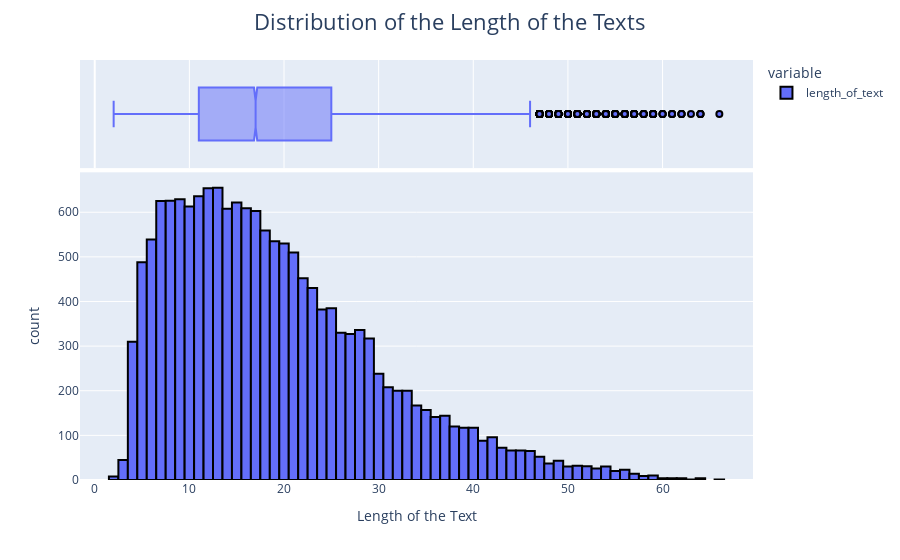

Here is the notebook cell this chart was saved with:
### Code cell
# Distribution of length of texts

train['length_of_text'] = [len(i.split(' ')) for i in train['text']]

fig = px.histogram(train['length_of_text'], marginal='box',
                   labels={"value": "Length of the Text"})

fig.update_traces(marker=dict(line=dict(color='#000000', width=2)))
fig.update_layout(title_text='Distribution of the Length of the Texts',
                  title_x=0.5, title_font=dict(size=22))
fig.show()

### Figure 1 — Plotly figure (JSON) as saved in the notebook; plotly's stock layout.template omitted (floating-point values rounded to 4 significant figures; data arrays with more than 128 entries replaced by an {"elided": "..."} marker saying what was removed)
{"data": [{"alignmentgroup": "True", "bingroup": "x", "hovertemplate": "variable=length_of_text<br>Length of the Text=%{x}<br>count=%{y}<extra></extra>", "legendgroup": "length_of_text", "marker": {"color": "#636efa", "line": {"color": "#000000", "width": 2}}, "name": "length_of_text", "offsetgroup": "length_of_text", "orientation": "v", "showlegend": true, "type": "histogram", "x": {"elided": "16000 int values"}, "xaxis": "x", "yaxis": "y"}, {"alignmentgroup": "True", "hovertemplate": "variable=length_of_text<br>Length of the Text=%{x}<extra></extra>", "legendgroup": "length_of_text", "marker": {"color": "#636efa", "line": {"color": "#000000", "width": 2}}, "name": "length_of_text", "notched": true, "offsetgroup": "length_of_text", "showlegend": false, "type": "box", "x": {"elided": "16000 int values"}, "xaxis": "x2", "yaxis": "y2"}], "layout": {"autosize": true, "barmode": "relative", "legend": {"title": {"text": "variable"}, "tracegroupgap": 0}, "margin": {"t": 60}, "title": {"font": {"size": 22}, "text": "Distribution of the Length of the Texts", "x": 0.5}, "xaxis": {"anchor": "y", "autorange": true, "domain": [0, 1], "range": [-1.556, 69.56], "title": {"text": "Length of the Text"}, "type": "linear"}, "xaxis2": {"anchor": "y2", "autorange": true, "domain": [0, 1], "matches": "x", "range": [-1.556, 69.56], "showgrid": true, "showticklabels": false, "type": "linear"}, "yaxis": {"anchor": "x", "autorange": true, "domain": [0, 0.7326], "range": [0, 689.5], "title": {"text": "count"}}, "yaxis2": {"anchor": "x2", "autorange": true, "domain": [0.7426, 1], "matches": "y2", "range": [-0.5, 0.5], "showgrid": false, "showline": false, "showticklabels": false, "ticks": "", "type": "category"}}}
